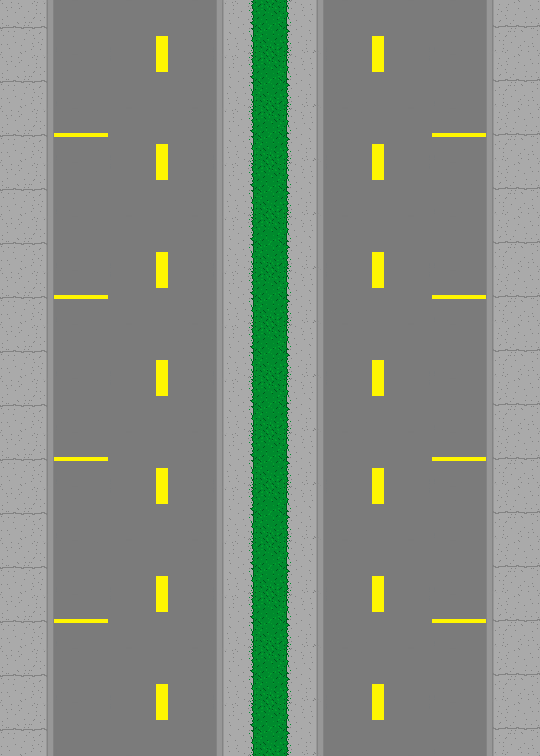

The image is a tile-based game level rendered from a .tmx file. Its description and source (layers, tilesets, objects; grid data summarised) follow:
An orthogonal 10x14 tile map with 54x54 px tiles, 1 tile layer (map), 3 tilesets and 1 object.

<map version="1.0" orientation="orthogonal" width="10" height="14" tilewidth="54" tileheight="54">
 <tileset firstgid="1" name="Tiles" tilewidth="54" tileheight="54">
  <image source="tiles.png" width="271" height="108" />
 </tileset>
 <tileset firstgid="11" name="Player" tilewidth="54" tileheight="54">
  <image source="maid.png" width="54" height="54" />
  <tile id="0">
   <properties>
    <property name="_the" value="player" />
    <property name="name" value="Player" />
   </properties>
  </tile>
 </tileset>
 <tileset firstgid="12" name="Cars" tilewidth="54" tileheight="108" spacing="1">
  <image source="cars.png" width="164" height="108" />
  <tile id="0">
   <properties>
    <property name="name" value="RedCar" />
   </properties>
  </tile>
  <tile id="1">
   <properties>
    <property name="name" value="BlueCar" />
   </properties>
  </tile>
  <tile id="2">
   <properties>
    <property name="name" value="GreenCar" />
   </properties>
  </tile>
 </tileset>
 <layer name="map" width="10" height="14">
  <data>[140 cells, 140 non-empty, 10 distinct tile ids]</data>
 </layer>
 <objectgroup name="player" width="10" height="14">
  <object gid="11" x="270" y="378" />
 </objectgroup>
</map>
